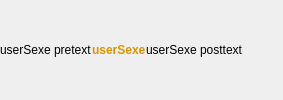
        <widget class="QWidget" name="userSexeWidget" native="true">
         <layout class="QGridLayout" name="gridLayout_4">
          <property name="leftMargin">
           <number>0</number>
          </property>
          <property name="topMargin">
           <number>0</number>
          </property>
          <property name="rightMargin">
           <number>0</number>
          </property>
          <property name="bottomMargin">
           <number>0</number>
          </property>
          <property name="spacing">
           <number>0</number>
          </property>
          <item row="0" column="1">
           <widget class="QLabel" name="userSexe">
            <property name="font">
             <font>
              <weight>75</weight>
              <bold>true</bold>
             </font>
            </property>
            <property name="styleSheet">
             <string notr="true">color: rgb(220, 147, 0);</string>
            </property>
            <property name="text">
             <string>userSexe</string>
            </property>
           </widget>
          </item>
          <item row="0" column="2">
           <widget class="QLabel" name="userSexePosttext">
            <property name="text">
             <string>userSexe posttext</string>
            </property>
           </widget>
          </item>
          <item row="0" column="0">
           <widget class="QLabel" name="userSexePretext">
            <property name="text">
             <string>userSexe pretext</string>
            </property>
           </widget>
          </item>
          <item row="0" column="3">
           <spacer name="horizontalSpacer_5">
            <property name="orientation">
             <enum>Qt::Horizontal</enum>
            </property>
            <property name="sizeHint" stdset="0">
             <size>
              <width>40</width>
              <height>20</height>
             </size>
            </property>
           </spacer>
          </item>
         </layout>
        </widget>
